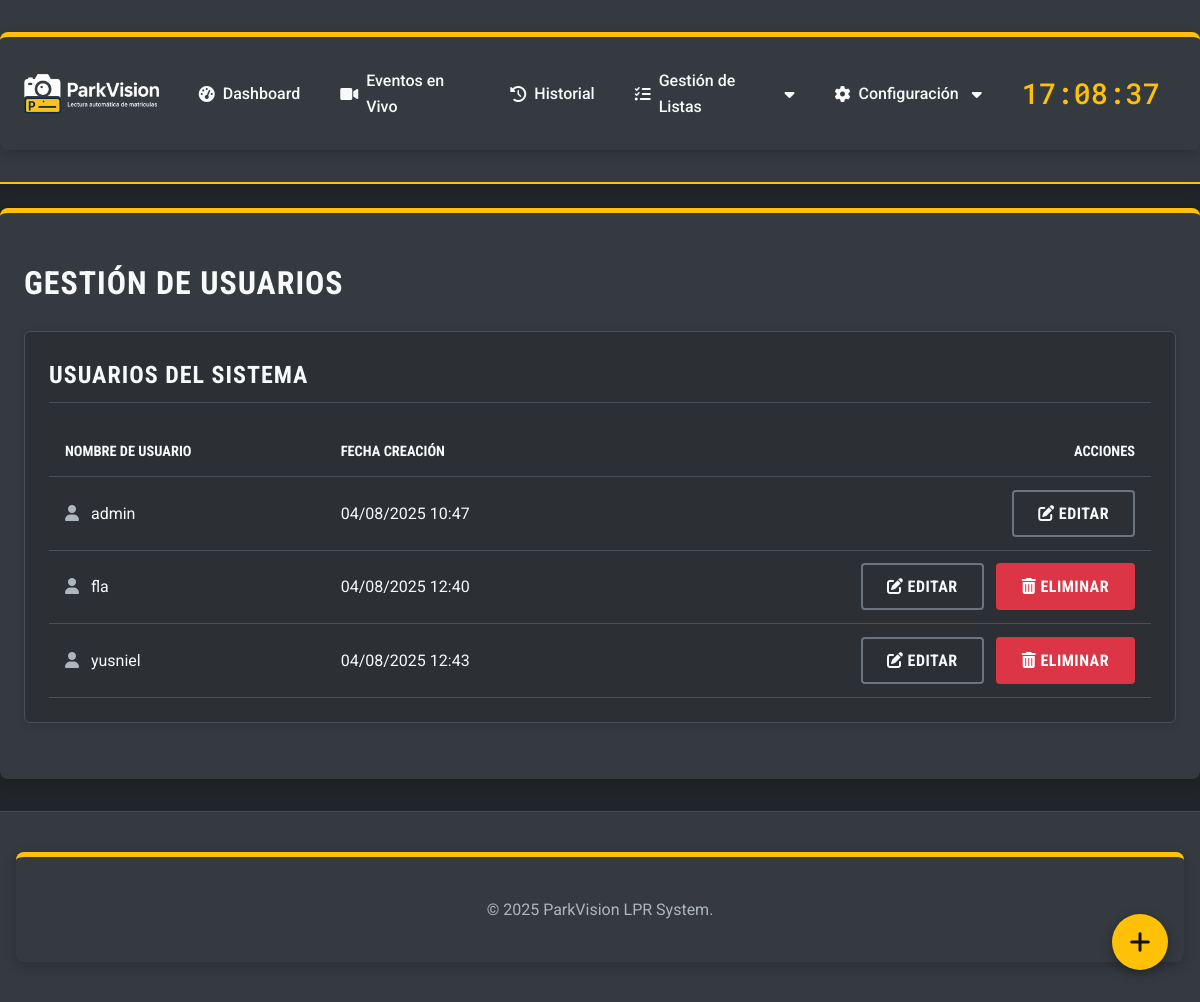
The page /index.php?page=manage_users (signed in) on the database its author committed.
### tables this page shows
CREATE TABLE IF NOT EXISTS `users` (
  `id` int(11) NOT NULL AUTO_INCREMENT,
  `username` varchar(255) NOT NULL,
  `password_hash` varchar(255) NOT NULL,
  `created_at` datetime NOT NULL,
  PRIMARY KEY (`id`),
  UNIQUE KEY `username` (`username`)
);

### manage_users.php (the view, shortened to what this page needs)
<?php
echo '<link rel="stylesheet" href="includes/css/manage_users.css">';
$users = $pdo->query("SELECT id, username, created_at FROM users ORDER BY username ASC")->fetchAll(PDO::FETCH_ASSOC);
?>
<div id="manage-users-container">
    <h1>Gestión de Usuarios</h1>
    <section class="data-section">
        <h2>Usuarios del Sistema</h2>
        <?php if (!empty($users)): ?>
            <table>
                <thead>
                    <tr>
                        <th>Nombre de Usuario</th>
                        <th>Fecha Creación</th>
                        <th style="text-align: right;">Acciones</th>
                    </tr>
                </thead>
                <tbody>
                    <?php foreach ($users as $user): ?>
                        <tr>
                            <td><i class="fas fa-user" style="margin-right: 0.5rem; color: var(--secondary-text-color);"></i> <?= htmlspecialchars($user['username']) ?></td>
                            <td><?= (new DateTime($user['created_at']))->format('d/m/Y H:i') ?></td>
                            <td style="text-align: right;">
                                <button class="btn btn-secondary edit-btn" data-id="<?= $user['id'] ?>" data-username="<?= htmlspecialchars($user['username']) ?>">
                                    <i class="fas fa-edit"></i> Editar
                                </button>
                                <?php if ($user['id'] != $_SESSION['user_id']): ?>
                                <button class="btn btn-danger delete-btn" data-id="<?= $user['id'] ?>" data-username="<?= htmlspecialchars($user['username']) ?>">
                                    <i class="fas fa-trash-alt"></i> Eliminar
                                </button>
                                <?php endif; ?>
                            </td>
                        </tr>
                    <?php endforeach; ?>
                </tbody>
            </table>
        <?php else: ?>
            <p class="message info">No hay usuarios registrados.</p>
        <?php endif; ?>
    </section>
    <div class="fab-container">
        <button class="fab-main" id="add-user-btn" title="Añadir Nuevo Usuario"><i class="fas fa-plus"></i></button>
    </div>
</div>

### style.css (style rules this page uses)
:root { --background-color: #212529; --surface-color: #343A40; --card-background: #2C3034; --primary-text-color: #f8f9fa; --secondary-text-color: #adb5bd; --border-color: #495057; --input-background: #495057; --input-border: #6c757d; --primary-yellow: #FFC107; --primary-yellow-hover: #dda800; --decision-green: #28a745; --decision-red: #dc3545; --decision-green-bg: rgba(40, 167, 69, 0.15); --decision-red-bg: rgba(220, 53, 69, 0.15); --decision-green-glow: 0 0 8px rgba(40, 167, 69, 0.6); --decision-red-glow: 0 0 8px rgba(220, 53, 69, 0.6); --btn-secondary-bg: #6c757d; --btn-secondary-hover-bg: #5a6268; --btn-danger-bg: var(--decision-red); --btn-danger-hover-bg: #c82333; --message-success-bg: #198754; --message-error-bg: var(--decision-red); --message-text-color: #ffffff; --nav-bg: var(--surface-color); --nav-link-color: var(--secondary-text-color); --nav-link-hover-color: var(--primary-yellow); --nav-border: var(--border-color); }
body { font-family: 'Roboto', sans-serif; background-color: var(--background-color); color: var(--primary-text-color); margin: 0; padding: 0; line-height: 1.6; font-size: 16px; }
h1, h2, h3, h4, h5, h6 { font-family: 'Roboto Condensed', sans-serif; text-transform: uppercase; letter-spacing: 1px; color: var(--primary-text-color); }
.form-section, .data-section { margin-bottom: 2rem; padding: 1.5rem; border: 1px solid var(--border-color); border-radius: 6px; background-color: var(--card-background); box-shadow: 0 2px 8px rgba(0,0,0,0.1); }
.form-section h2, .data-section h2 { font-family: 'Roboto Condensed', sans-serif; color: var(--primary-text-color); font-size: 1.5rem; margin-top: 0; margin-bottom: 1.5rem; border-bottom: 1px solid var(--border-color); padding-bottom: 0.5rem; text-transform: uppercase; }
.btn { padding: 0.75rem 1.5rem; border: 2px solid transparent; border-radius: 4px; cursor: pointer; font-family: 'Roboto Condensed', sans-serif; font-size: 1rem; font-weight: bold; text-transform: uppercase; transition: all 0.2s ease, transform 0.2s ease; color: #fff; letter-spacing: 0.5px; }
.btn-secondary { background-color: transparent; border-color: var(--btn-secondary-bg); color: var(--primary-text-color); }
.btn-danger { background-color: var(--btn-danger-bg); color: #fff; }
table { width: 100%; border-collapse: collapse; margin-top: 1.5rem; }
table th, table td { padding: 0.8rem; text-align: left; border-bottom: 1px solid var(--border-color); }
table th { background-color: #212529; font-family: 'Roboto Condensed', sans-serif; color: var(--primary-yellow); font-weight: bold; text-transform: uppercase; font-size: 0.9rem; }
.fab-container { position: fixed; bottom: 30px; right: 30px; z-index: 1000; display: flex; flex-direction: column-reverse; align-items: center; }
.fab-main { width: 60px; height: 60px; border-radius: 50%; background-color: var(--primary-yellow); color: #212529; border: none; font-size: 2rem; display: flex; align-items: center; justify-content: center; cursor: pointer; box-shadow: 0 4px 12px rgba(0,0,0,0.4); transition: transform 0.3s ease, background-color 0.3s ease; position: relative; z-index: 1002; }
.fab-container { position: fixed; bottom: 30px; right: 30px; z-index: 999; display: flex; flex-direction: column-reverse; align-items: center; }
.fab-main { width: 60px; height: 60px; background-color: var(--primary-color, #f0b90b); color: var(--button-text-color, #121212); border-radius: 50%; border: none; cursor: pointer; font-size: 24px; display: flex; justify-content: center; align-items: center; box-shadow: 0 4px 10px rgba(0, 0, 0, 0.3); transition: transform 0.3s ease, background-color 0.3s ease; z-index: 2; }

### includes/css/manage_users.css (style rules this page uses)
.data-section table { width: 100%; border-collapse: collapse; margin-top: 1.5rem; }
.data-section th, .data-section td { padding: 0.8rem 1rem; text-align: left; border-bottom: 1px solid var(--border-color); }
.data-section thead th { background-color: var(--surface-color-light); font-weight: bold; color: var(--heading-color); }
.data-section td .btn { margin-left: 0.5rem; }
.fab-container { position: fixed; bottom: 2rem; right: 2rem; z-index: 997; }
.fab-main { width: 56px; height: 56px; border-radius: 50%; background-color: var(--primary-yellow); color: #111; border: none; box-shadow: 0 4px 12px rgba(0,0,0,0.3); cursor: pointer; display: flex; align-items: center; justify-content: center; font-size: 24px; transition: transform 0.2s ease, background-color 0.2s; }

### rows shown on the page
users: username "admin", created_at "04/08/2025 10:47"
users: username "fla", created_at "04/08/2025 12:40"
users: username "yusniel", created_at "04/08/2025 12:43"
